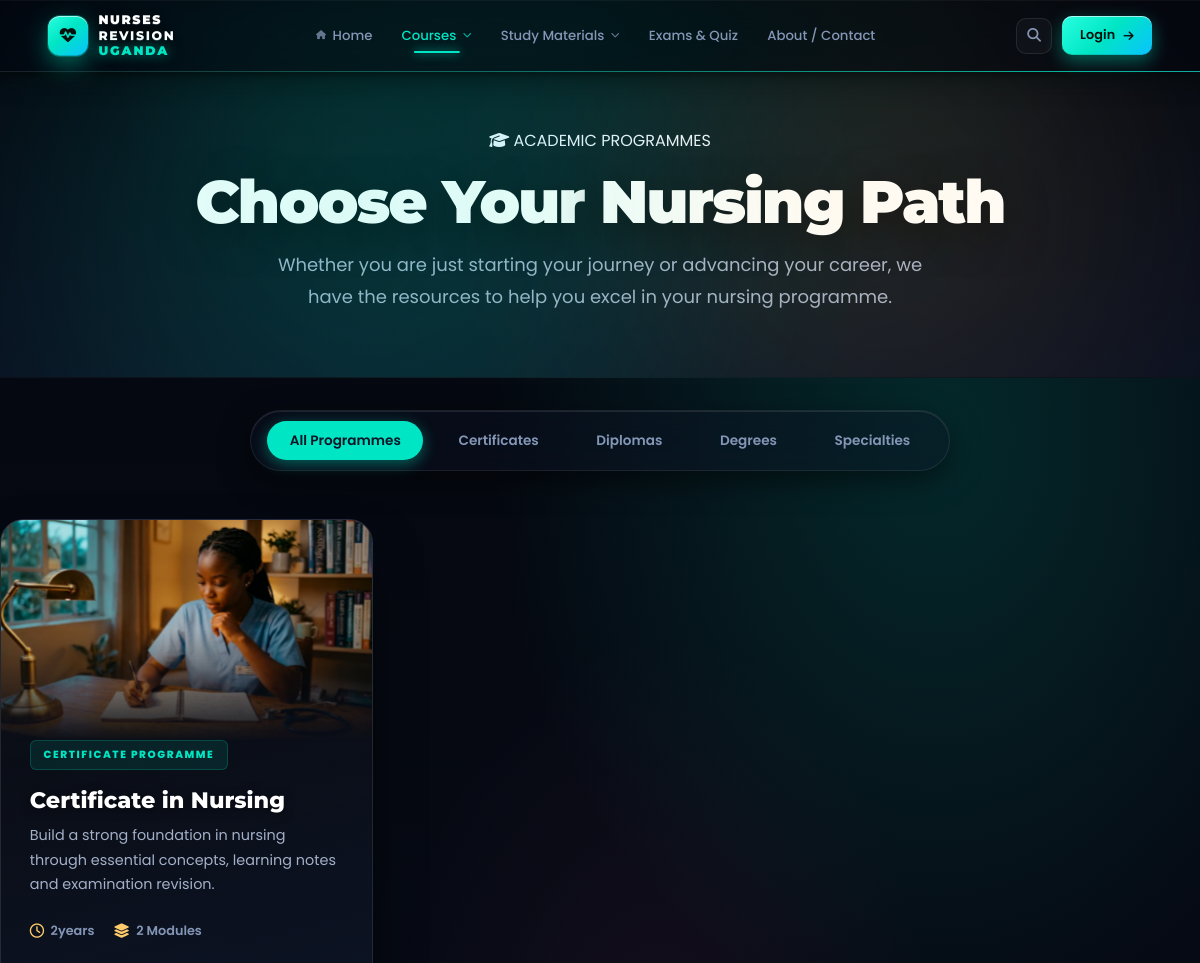
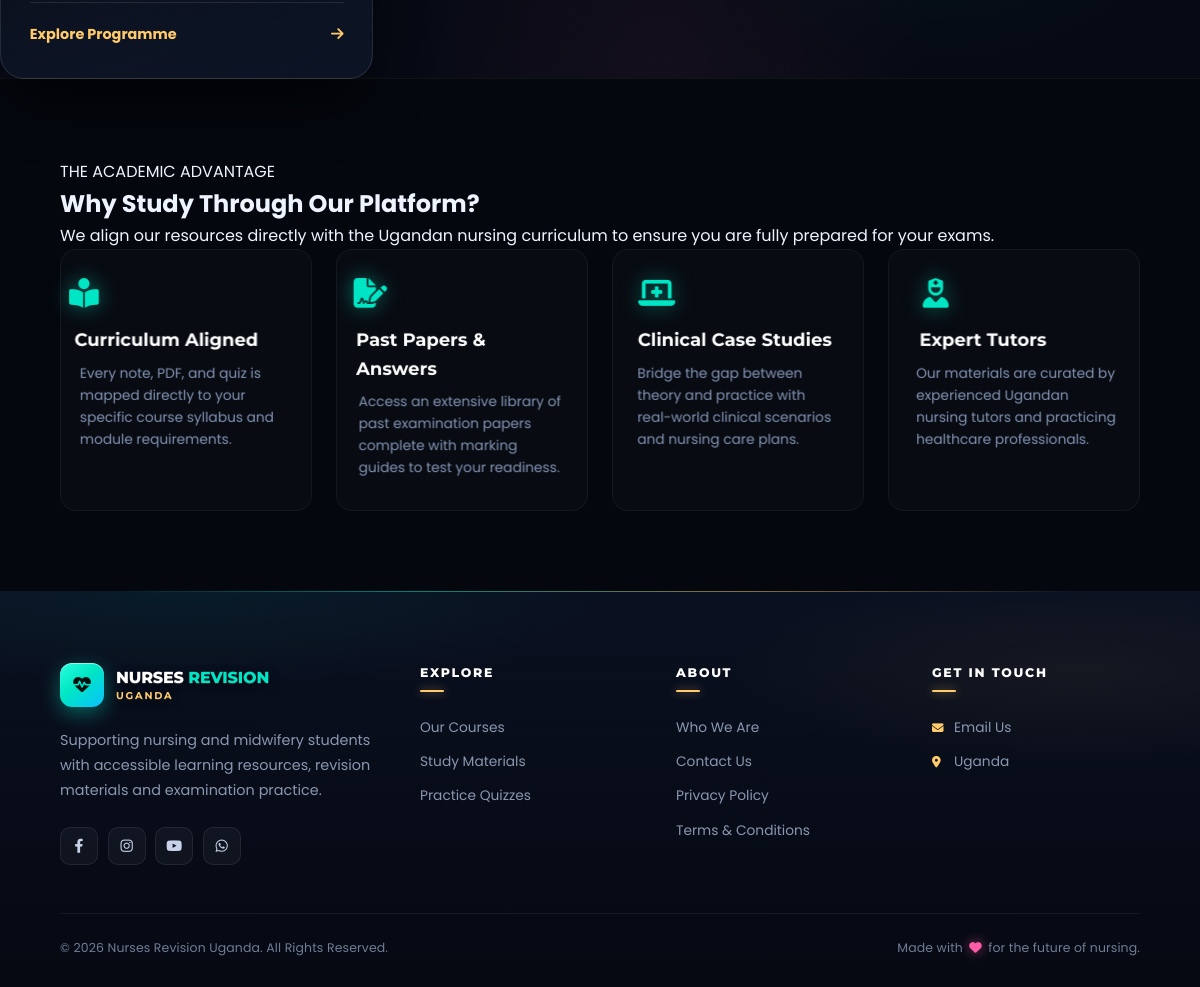
Page /courses/ on the committed database (2 pictures, top to bottom).
### core/models.py (models this page shows, shortened)
class Course(models.Model):
    title = models.CharField(max_length=200)
    slug = models.SlugField(unique=True)
    description = models.TextField()
    duration = models.CharField(max_length=50)
    level = models.CharField(max_length=50)
    image = models.ImageField(upload_to='courses/', blank=True, null=True)

### core/views.py (the view)
# urls.py: path('courses/', views.courses, name='courses'),
def courses(request):
    courses = Course.objects.all()
    return render(request, 'courses.html', {'courses': courses})

### core/context_processors.py (called while the page is built)
def nav_courses(request):
    return {
        'nav_courses': Course.objects.all()
    }

### core/templates/courses.html (shortened to what this page needs)
{% extends 'base.html' %}
{% load static %}
{% block extra_css %}
    <link rel="stylesheet" href="{% static 'css/courses.css' %}">
{% endblock %}
{% block content %}
    <header class="page-hero">
        <div class="page-hero-content">
            <div class="section-tag"><i class="fas fa-graduation-cap"></i> ACADEMIC PROGRAMMES</div>
            <h1 class="page-title">Choose Your <span class="gradient-text">Nursing Path</span></h1>
            <p class="page-desc">
                Whether you are just starting your journey or advancing your career,
                we have the resources to help you excel in your nursing programme.
            </p>
        </div>
        <div class="page-hero-glow teal-glow"></div>
        <div class="page-hero-glow gold-glow"></div>
    </header>
    <section class="courses-section section-padding" id="courses" style="padding-top: 2rem;">
        <div class="courses-filter-bar">
            <button class="filter-btn active">All Programmes</button>
            <button class="filter-btn">Certificates</button>
            <button class="filter-btn">Diplomas</button>
            <button class="filter-btn">Degrees</button>
            <button class="filter-btn">Specialties</button>
        </div>
        <div class="courses-grid">
            {% for course in courses %}
            <article class="course-card">
                {% if course.image %}
                    <img src="{{ course.image.url }}" alt="{{ course.title }}">
                {% else %}
                    <div class="course-image-placeholder" style="height: 220px; background: rgba(0, 229, 196, 0.05); display: grid; place-items: center; border-bottom: 1px solid rgba(255,255,255,0.05);">
                        <i class="fas fa-book-medical" style="font-size: 3rem; color: #00e5c4; opacity: 0.5;"></i>
                    </div>
                {% endif %}
                <div class="course-content">
                    <span class="course-label">{{ course.level|upper }} PROGRAMME</span>
                    <h3>{{ course.title }}</h3>
                    <p>{{ course.description|truncatewords:15 }}</p>
                    <div class="course-meta">
                        <span><i class="far fa-clock"></i> {{ course.duration }}</span>
                        <span><i class="fas fa-layer-group"></i> {{ course.modules.count }} Modules</span>
                    </div>
                    <a href="{% url 'course_detail' course.slug %}">Explore Programme <i class="fas fa-arrow-right"></i></a>
                </div>
            </article>
            {% endfor %}
        </div>
    </section>
    <section class="why-section section-padding" id="about">
        <div class="section-heading">
            <span class="section-tag">THE ACADEMIC ADVANTAGE</span>
            <h2>Why Study Through <span class="gradient-text">Our Platform?</span></h2>
            <p>We align our resources directly with the Ugandan nursing curriculum to ensure you are fully prepared for your exams.</p>
        </div>
        <div class="why-grid">
            <article class="why-card">
                <i class="fas fa-book-open-reader"></i>
                <h3>Curriculum Aligned</h3>
                <p>Every note, PDF, and quiz is mapped directly to your specific course syllabus and module requirements.</p>
            </article>
            <article class="why-card">
                <i class="fas fa-file-signature"></i>
                <h3>Past Papers & Answers</h3>
                <p>Access an extensive library of past examination papers complete with marking guides to test your readiness.</p>
            </article>
            <article class="why-card">
                <i class="fas fa-laptop-medical"></i>
                <h3>Clinical Case Studies</h3>
                <p>Bridge the gap between theory and practice with real-world clinical scenarios and nursing care plans.</p>
            </article>
            <article class="why-card">
                <i class="fas fa-user-nurse"></i>
                <h3>Expert Tutors</h3>
                <p>Our materials are curated by experienced Ugandan nursing tutors and practicing healthcare professionals.</p>
            </article>
        </div>
    </section>
{% endblock %}

### core/static/css/style.css (style rules this page uses)
:root { --bg:#04070e; --bg-2:#070c18; --teal:#00e5c4; --cyan:#39d8ff; --violet:#7c6bff; --gold:#ffcb6b; --pink:#ff5ca8; --text:#eef4ff; --muted:#8496b6; --stroke:rgba(255,255,255,.09); --ease:cubic-bezier(.22,.9,.24,1); --ease-out:cubic-bezier(.16,1,.3,1); }
*,*::before,*::after { margin:0;padding:0;box-sizing:border-box }
html { scroll-behavior:smooth }
body { font-family:'Poppins',sans-serif; background:var(--bg); color:var(--text); overflow-x:hidden; line-height:1.6; -webkit-font-smoothing:antialiased; -moz-osx-font-smoothing:grayscale; }
body::before { content:""; position:fixed;inset:0;z-index:-3; background: radial-gradient(60% 50% at 78% 22%, rgba(0,229,196,.15), transparent 62%), radial-gradient(50% 50% at 12% 78%, rgba(124,107,255,.14), transparent 62%), radial-gradient(35% 35% at 55% 55%, rgba(255,92,168,.06), transparent 65%), linear-gradient(180deg,#04070e 0%,#060a14 55%,#040710 100%); }
body::after { content:""; position:fixed;left:-25%;right:-25%;bottom:-20%;height:75vh;z-index:-2; background-image: linear-gradient(rgba(0,229,196,.06) 1px, transparent 1px), linear-gradient(90deg, rgba(0,229,196,.06) 1px, transparent 1px); background-size:88px 88px; transform:perspective(650px) rotateX(73deg); transform-origin:center bottom; -webkit-mask-image:linear-gradient(to top,#000 6%,transparent 85%); mask-image:linear-gradient(to top,#000 6%,transparent 85%); animation:gridScroll 16s linear infinite; }
html, body { max-width:100%;overflow-x:hidden; }
body { padding-bottom:0 !important;margin-bottom:0 !important; }

### rows in the picture
Course: image (picture), level "CERTIFICATE", title "Certificate in Nursing", description "Build a strong foundation in nursing through essential concepts, learning notes and examination revision.", duration "2years", modules.count "2"
